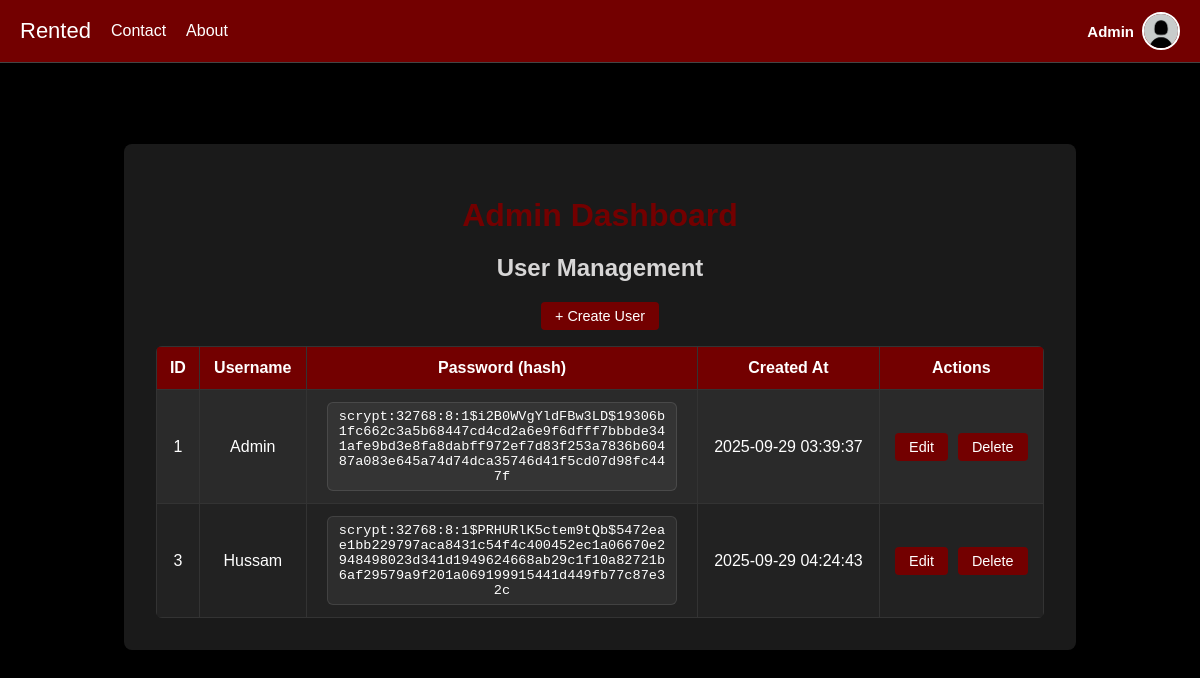
The page /admin (signed in) on the database its author committed.
### app.py (models this page shows)
class User(db.Model):
    id = db.Column(db.Integer, primary_key=True)
    username = db.Column(db.String(150), unique=True, nullable=False)
    email = db.Column(db.String(150), unique=True, nullable=True)
    password = db.Column(db.String(150), nullable=False)
    profile_pic = db.Column(db.String(300), default="profile_pics/default.png")
    is_admin = db.Column(db.Boolean, default=False)
    created_at = db.Column(db.DateTime, default=datetime.utcnow)
    listings = db.relationship("Listing", backref="user", cascade="all, delete-orphan")

### app.py (the view)
@app.route("/admin")
def admin_dashboard():
    if "user_id" not in session:
        return redirect(url_for("login"))
    user = User.query.get(session["user_id"])
    if not user.is_admin:
        return "Access denied", 403
    users = User.query.all()
    return render_template("admin_dashboard.html", users=users, title="Admin Dashboard")

### app.py (called while the page is built)
@app.context_processor
def inject_user():
    if "user_id" in session:
        user = User.query.get(session["user_id"])
        return dict(user=user)
    return dict(user=None)

### templates/admin_dashboard.html (shortened to what this page needs)
{% extends "base.html" %}
{% block content %}
<div class="container admin">
    <h1>Admin Dashboard</h1>
    <h2>User Management</h2>
    <div class="actions">
        <a href="{{ url_for('create_user') }}" class="btn">+ Create User</a>
    </div>
    <table>
        <tr>
            <th>ID</th>
            <th>Username</th>
            <th>Password (hash)</th>
            <th>Created At</th>
            <th>Actions</th>
        </tr>
        {% for user in users %}
        <tr>
            <td>{{ user.id }}</td>
            <td>{{ user.username }}</td>
            <td><div class="hash">{{ user.password }}</div></td>
            <td>{{ user.created_at.strftime("%Y-%m-%d %H:%M:%S") if user.created_at else '-' }}</td>
            <td>
                <div class="action-buttons">
                    <a href="{{ url_for('edit_user', user_id=user.id) }}" class="btn">Edit</a>
                    <a href="{{ url_for('delete_user', user_id=user.id) }}" class="btn"
                       onclick="return confirm('Are you sure you want to delete this user?');">Delete</a>
                </div>
            </td>
        </tr>
        {% endfor %}
    </table>
</div>
{% endblock %}

### templates/base.html (shortened to what this page needs)
<!DOCTYPE html>
<html lang="en">
<head>
</head>
<body>
  <nav class="navbar">
    <div class="nav-left">
      <a href="{{ url_for('home') }}" class="logo">Rented</a>
      <a href="{{ url_for('contact') }}">Contact</a>
      <a href="{{ url_for('about') }}">About</a>
    </div>
    <div class="nav-right">
      {% if session.get('user_id') %}
        <div class="user-info">
          <span class="username">{{ user.username }}</span>
          <img src="{{ url_for('static', filename=user.profile_pic) }}" alt="Profile" class="profile-pic">
        </div>
      {% else %}
        <div class="auth-buttons">
          <a href="{{ url_for('login') }}" class="auth-link">Login</a>
          <a href="{{ url_for('signup') }}" class="auth-link">Sign Up</a>
        </div>
      {% endif %}
    </div>
  </nav>
  <div class="container">
    {% block content %}{% endblock %}
  </div>
</body>
</html>

### templates/base.html (style rules this page uses)
*, *::before, *::after { box-sizing: border-box; }
body { margin: 0; font-family: Arial, sans-serif; background: #000; color: #fff; min-height: 100vh; padding-top: 80px; }
a { text-decoration: none; color: inherit; }
.navbar { display: flex; justify-content: space-between; align-items: center; background: #730000; padding: 12px 20px; position: fixed; top: 0; left: 0; right: 0; z-index: 1000; border-bottom: 1px solid #444; }
.nav-left { display: flex; align-items: center; gap: 20px; }
.navbar a { color: #fff; font-weight: 500; }
.logo { font-family: 'Arial Black', sans-serif; font-size: 22px; color: #000; }
.user-info { display: flex; align-items: center; gap: 8px; position: relative; }
.username { font-weight: bold; font-size: 15px; }
.profile-pic { width: 38px; height: 38px; border-radius: 50%; object-fit: cover; cursor: pointer; border: 2px solid #fff; }
.container { max-width: 1000px; margin: 0 auto; padding: 24px; }

### templates/admin_dashboard.html (style rules this page uses)
:root { --bg: #000; --panel: #1a1a1a; --muted: #d7d6d6; --accent: #730000; --hover-accent: #a30000; --border: #333; }
body { font-family: Arial, sans-serif; background: var(--bg); color: #fff; margin: 0; text-align: center; }
.container.admin { background-color: var(--panel); padding: 32px; border-radius: 8px; max-width: 1000px; margin: 40px auto 120px; box-shadow: 0 6px 18px rgba(0, 0, 0, 0.6); text-align: center; }
h1 { color: var(--accent); margin-bottom: 10px; }
h2 { color: var(--muted); margin-bottom: 20px; }
.actions { margin-bottom: 16px; text-align: center; }
table { width: 100%; border-collapse: collapse; margin-top: 16px; background-color: #222; color: #fff; border-radius: 6px; overflow: hidden; }
table th, table td { border: 1px solid var(--border); padding: 12px; text-align: center; color: #fff; }
table th { background: var(--accent); color: #fff; font-weight: bold; }
table tr:nth-child(even) { background: #2a2a2a; }
.hash { display: inline-block; max-width: 350px; background: rgba(255, 255, 255, 0.05); border: 1px solid rgba(255, 255, 255, 0.1); border-radius: 6px; font-family: "Courier New", monospace; font-size: 0.85rem; padding: 6px 10px; word-break: break-all; overflow-wrap: anywhere; white-space: normal; }
.btn { padding: 6px 14px; background: var(--accent); color: #fff; text-decoration: none; border-radius: 4px; transition: background 0.2s ease; font-size: 0.9rem; display: inline-block; }
.action-buttons { display: flex; justify-content: center; gap: 10px; }

### rows shown on the page
User: username "Admin", profile_pic (placeholder picture), id "1", password "scrypt:32768:8:1$i2B0WVgYldFBw3LD$19306b1fc662c3a5b68447cd4cd2a6e9f6dfff7bbbde341afe9bd3e8fa8dabff972ef7d83f253a7836b60487a083e645a74d74dca35746d41f5cd07d98fc447f", created_at "2025-09-29 03:39:37"
User: id "3", username "Hussam", password "scrypt:32768:8:1$PRHURlK5ctem9tQb$5472eae1bb229797aca8431c54f4c400452ec1a06670e2948498023d341d1949624668ab29c1f10a82721b6af29579a9f201a069199915441d449fb77c87e32c", created_at "2025-09-29 04:24:43"
